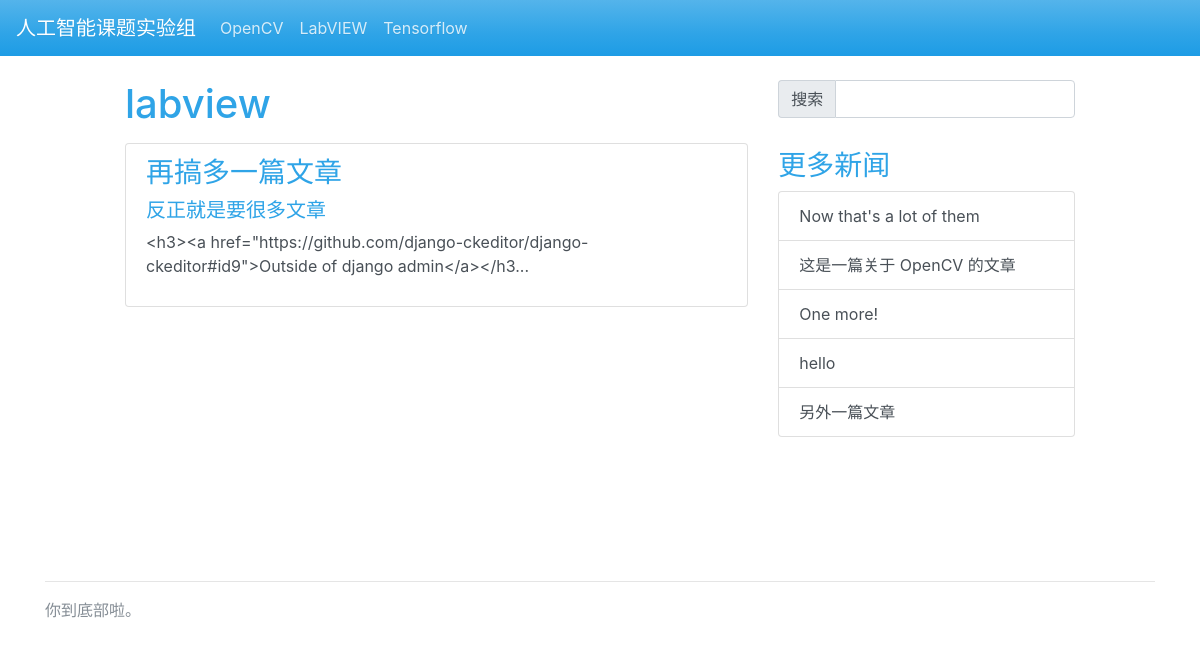
The app's page /category/labview with its own data.
### main/models.py (models this page shows, shortened)
class Passage(models.Model):
    title = models.CharField(max_length=1024)
    author = models.CharField(max_length=1024)
    body = models.TextField()
    tags = models.CharField(max_length=1024)

### main/views.py (the view)
# urls.py: url(r'^category/(.+)', category),
def category(request, tag):
    grp = []
    l = 0
    for p in Passage.objects.all():
        tags = p.tags;
        t = tags.split(' ')
        for et in t:
            if (et == tag):
                l += 1
                d = {}
                d['title'] = p.title
                d['author'] = p.author
                if (p.body.__len__() > 100):
                    d['brief'] = p.body[:100] + '...'
                else:
                    d['brief'] = p.body
                grp.append(d)
    con = {
        'grp': grp,
        'category': tag,
        'l': l,
    }
    return render(request, 'category.html', gen(con))

### main/views.py (called while the page is built)
def gen(con):
    entries = []
    if ((Passage.objects.all().__len__()) <= 5):
        entries = Passage.objects.all()
        con['entries'] = entries
        con['elen'] = entries.__len__()
        return con
    chose = []
    while (True):
        al = Passage.objects.all()
        r = random.randint(0, al.__len__() - 1)
        if r not in chose:
            print(r)
            chose.append(r)
            entries.append(al[r])
            if (chose.__len__() == 5):
                break
    con['entries'] = entries
    con['elen'] = 5
    return con

### templates/category.html (shortened to what this page needs)
{% extends "index.html" %}
{% block main %}
<h1 style="margin-bottom: 15px">
    {{ category }}
</h1>
<div class="bs-component">
    <div class="list-group">
        {% for p in grp %}
        <a href="/entry/{{ p.title }}" class="list-group-item list-group-item-action">
            <div>
                <h3 class="list-group-item-heading">
                    {{ p.title }}
                </h3>
                <h5 class="list-group-item-heading">
                    {{ p.author }}
                </h5>
                <p class="list-group-item-text">
                    {{ p.brief }}
                </p>
            </div>
        </a>
        {% endfor %}
    </div>
</div>
{% endblock %}

### templates/index.html (shortened to what this page needs)
<html>
    <head>
        {% load staticfiles %}
        <link rel="stylesheet" href="{% static 'css/bootstrap-cerulean.css' %}" type="text/css"/>
        <link rel="stylesheet" href="{% static 'css/pad.css' %}" type="text/css"/>
    </head>
    <body>
        <div class="bs-component">
            <nav class="navbar navbar-dark bg-primary fixed-top navbar-expand-lg">
                <a href="/" class="navbar-brand">人工智能课题实验组</a>
                <div class="collapse navbar-collapse" id="nb">
                    <ul class="navbar-nav mr-auto">
                        <li class="nav-item"><a href="/category/opencv" class="nav-link">OpenCV</a></li>
                        <li class="nav-item"><a href="/category/labview" class="nav-link">LabVIEW</a></li>
                        <li class="nav-item"><a href="/category/tensorflow" class="nav-link">Tensorflow</a></li>
                    </ul>
                </div>
            </nav>
        </div>
        <main class="container">
            <div class="pad">
                <div class="row">
                    <div class="col-lg-8">
                        {% block main %}
                        {% endblock %}
                    </div>
                    <div class="col-lg-4">
                        <form method="POST" action="/search/" style="margin-bottom: 15px;">
                            <fieldset>
                                <div class="form-group">
                                    <div class="input-group">
                                        <div class="input-group-addon">
                                            搜索
                                        </div>
                                        <input type="text" class="form-control" name="q">
                                    </div>
                                </div>
                            </fieldset>
                        </form>
                        <h3>更多新闻</h3>
                        <ul class="list-group" style="margin-top: 5px;">
                            {% for e in entries %}
                            <a href="/entry/{{ e.title }}" class="list-group-item list-group-item-action">
                                {{ e.title }}
                            </a>
                            {% endfor %}
                        </ul>
                    </div>
                </div>
            </div>
        </main>
        <footer class="container">
            <br /><br /><hr />
            <p>
                你到底部啦。
            </p>
        </footer>
    </body>
</html>

### main/static/css/pad.css (style rules this page uses)
.pad { padding: 5rem; }

### records on screen
Passage: tags "labview", title "再搞多一篇文章", author "反正就是要很多文章"
Passage: title "Now that's a lot of them"
Passage: title "这是一篇关于 OpenCV 的文章"
Passage: title "One more!"
Passage: title "hello"
Passage: title "另外一篇文章"

### other values on screen
{{ p.brief }} "<h3><a href=\"https://github.com/django-ckeditor/django-ckeditor#id9\">Outside of django admin</a></h3..."
